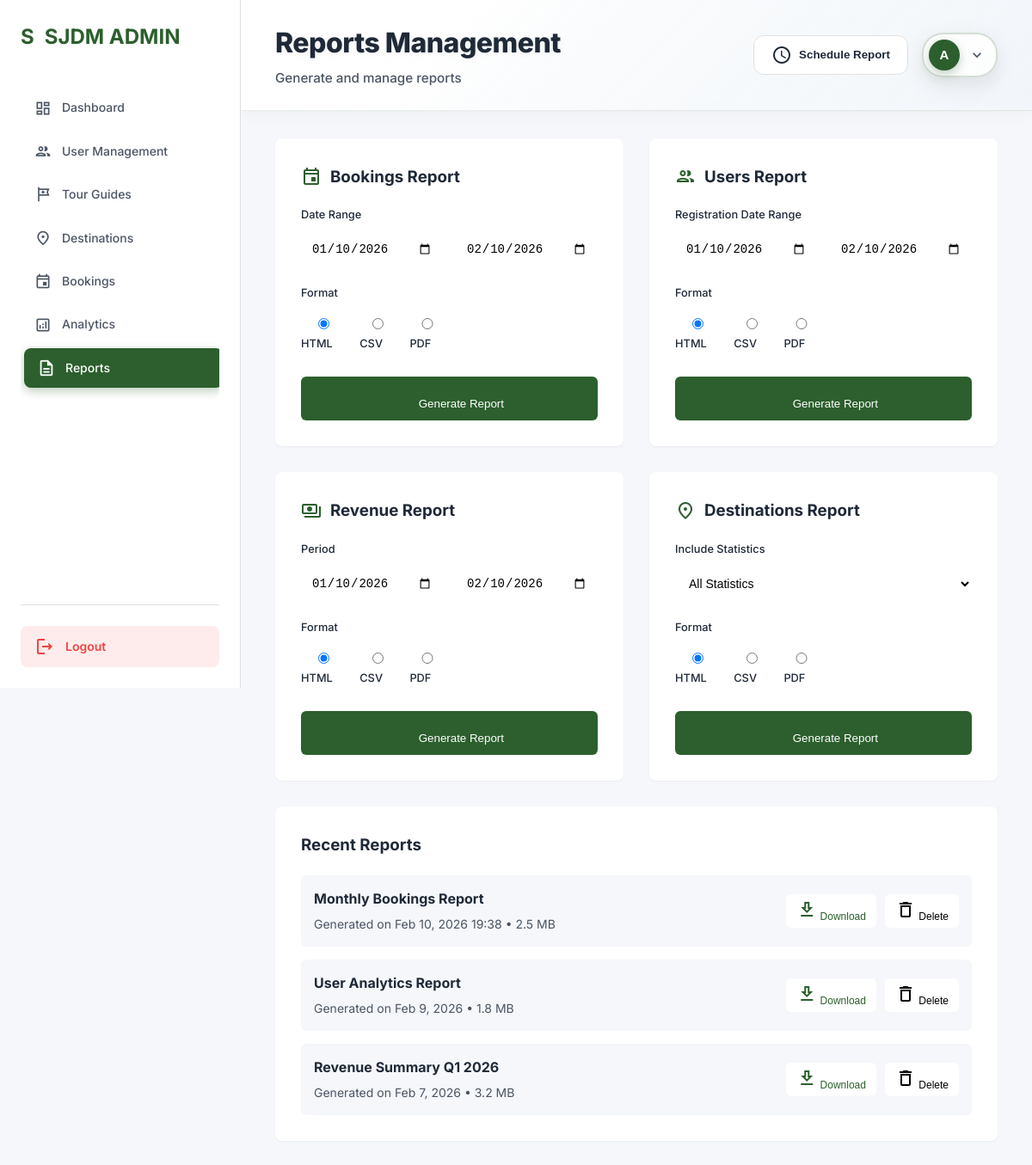
Screenshot of /admin/reports.php (signed in) with the database file from the repository.
### tables this page shows
CREATE TABLE `admin_menu_items` (
  `id` int(11) NOT NULL,
  `menu_name` varchar(100) NOT NULL,
  `menu_icon` varchar(50) DEFAULT NULL,
  `menu_url` varchar(200) NOT NULL,
  `display_order` int(11) DEFAULT 0,
  `is_active` tinyint(1) DEFAULT 1,
  `parent_id` int(11) DEFAULT 0,
  `created_at` timestamp NOT NULL DEFAULT current_timestamp(),
  `updated_at` timestamp NOT NULL DEFAULT current_timestamp() ON UPDATE current_timestamp()
);

### admin/reports.php (the view, shortened to what this page needs)
<?php
function getAdminConnection()
{
    return getDatabaseConnection();
}
$conn = getAdminConnection();
$dbSettings = [];
$result = $conn->query("SELECT setting_key, setting_value FROM admin_dashboard_settings");
if ($result) {
    while ($row = $result->fetch_assoc()) {
        $dbSettings[$row['setting_key']] = $row['setting_value'];
    }
}
$rSettings = [];
$result = $conn->query("SELECT setting_key, setting_value FROM report_settings");
if ($result) {
    while ($row = $result->fetch_assoc()) {
        $rSettings[$row['setting_key']] = $row['setting_value'];
    }
}
$logoText = $dbSettings['admin_logo_text'] ?? 'SJDM ADMIN';
$moduleTitle = $rSettings['module_title'] ?? 'Reports Management';
$moduleSubtitle = $rSettings['module_subtitle'] ?? 'Generate and download system reports';
$adminMark = $dbSettings['admin_mark_label'] ?? 'A';
$menuItems = [];
$result = $conn->query("SELECT * FROM admin_menu_items WHERE is_active = 1 ORDER BY display_order ASC");
if ($result) {
    while ($row = $result->fetch_assoc()) {
        $menuItems[] = $row;
    }
}
?>
<!DOCTYPE html>
<html lang="en">
<head>
    <link rel="stylesheet" href="admin-styles.css">
</head>
<body>
    <div class="admin-container">
        <aside class="sidebar">
            <div class="sidebar-header">
                <div class="logo">
                    <div class="mark-icon"><?php echo strtoupper(substr($logoText, 0, 1) ?: 'A'); ?></div>
                    <span><?php echo $logoText; ?></span>
                </div>
            </div>
            <nav class="sidebar-nav">
                <?php foreach ($menuItems as $item):
                    if (stripos($item['menu_name'], 'hotels') !== false || stripos($item['menu_url'], 'hotels') !== false ||
                        stripos($item['menu_name'], 'settings') !== false || stripos($item['menu_url'], 'settings') !== false) {
                        continue;
                    }
                    $isActive = basename($_SERVER['PHP_SELF']) == $item['menu_url'] ? 'active' : '';
                    ?>
                    <a href="<?php echo $item['menu_url']; ?>" class="nav-item <?php echo $isActive; ?>">
                        <span class="material-icons-outlined"><?php echo $item['menu_icon']; ?></span>
                        <span><?php echo $item['menu_name']; ?></span>
                    </a>
                <?php endforeach; ?>
            </nav>
            <div class="sidebar-footer">
                <a href="logout.php" class="logout-btn">
                    <span class="material-icons-outlined">logout</span>
                    <span>Logout</span>
                </a>
            </div>
        </aside>
        <main class="main-content">
            <header class="top-bar">
                <div class="page-title">
                    <h1><?php echo $moduleTitle; ?></h1>
                    <p><?php echo $moduleSubtitle; ?></p>
                </div>
                <div class="top-bar-actions">
                    <button class="btn-secondary" onclick="scheduleReport()">
                        <span class="material-icons-outlined">schedule</span>
                        Schedule Report
                    </button>
                    <div class="profile-dropdown">
                        <button class="profile-button" id="adminProfileButton">
                            <div class="profile-avatar"><?php echo isset($adminMark) ? substr($adminMark, 0, 1) : 'A'; ?></div>
                            <span class="material-icons-outlined">expand_more</span>
                        </button>
                    </div>
                </div>
            </header>
            <div class="content-area">
                <div class="reports-container">
                    <div class="report-card">
                        <h3>
                            <span class="material-icons-outlined">event</span>
                            Bookings Report
                        </h3>
                        <form method="POST">
                            <div class="form-group">
                                <label>Date Range</label>
                                <div class="date-range">
                                    <input type="date" name="start_date" placeholder="Start Date">
                                    <input type="date" name="end_date" placeholder="End Date">
                                </div>
                            </div>
                            <div class="form-group">
                                <label>Format</label>
                                <div class="format-options">
                                    <label class="format-option">
                                        <input type="radio" name="format" value="html" checked>
                                        HTML
                                    </label>
                                    <label class="format-option">
                                        <input type="radio" name="format" value="csv">
                                        CSV
                                    </label>
                                    <label class="format-option">
                                        <input type="radio" name="format" value="pdf">
                                        PDF
                                    </label>
                                </div>
                            </div>
                            <button type="submit" class="btn-generate">
                                <span class="material-icons-outlined">download</span>
                                Generate Report
                            </button>
                        </form>
                    </div>
                    <div class="report-card">
                        <h3>
                            <span class="material-icons-outlined">people</span>
                            Users Report
                        </h3>
                        <form method="POST">
                            <div class="form-group">
                                <label>Registration Date Range</label>
                                <div class="date-range">
                                    <input type="date" name="start_date" placeholder="Start Date">
                                    <input type="date" name="end_date" placeholder="End Date">
                                </div>
                            </div>
                            <div class="form-group">
                                <label>Format</label>
                                <div class="format-options">
                                    <label class="format-option">
                                        <input type="radio" name="format" value="html" checked>
                                        HTML
                                    </label>
                                    <label class="format-option">
                                        <input type="radio" name="format" value="csv">
                                        CSV
                                    </label>
                                    <label class="format-option">
                                        <input type="radio" name="format" value="pdf">
                                        PDF
                                    </label>
                                </div>
                            </div>
                            <button type="submit" class="btn-generate">
                                <span class="material-icons-outlined">download</span>
                                Generate Report
                            </button>
                        </form>
                    </div>
                    <div class="report-card">
                        <h3>
                            <span class="material-icons-outlined">payments</span>
                            Revenue Report
                        </h3>
                        <form method="POST">
                            <div class="form-group">
                                <label>Period</label>
                                <div class="date-range">
                                    <input type="date" name="start_date" placeholder="Start Date">
                                    <input type="date" name="end_date" placeholder="End Date">
                                </div>
                            </div>
                            <div class="form-group">
                                <label>Format</label>
                                <div class="format-options">
                                    <label class="format-option">
                                        <input type="radio" name="format" value="html" checked>
                                        HTML
                                    </label>
                                    <label class="format-option">
                                        <input type="radio" name="format" value="csv">
                                        CSV
                                    </label>
                                    <label class="format-option">
                                        <input type="radio" name="format" value="pdf">
                                        PDF
                                    </label>
                                </div>
                            </div>
                            <button type="submit" class="btn-generate">
                                <span class="material-icons-outlined">download</span>
                                Generate Report
                            </button>
                        </form>
                    </div>
                    <div class="report-card">
                        <h3>
                            <span class="material-icons-outlined">place</span>
                            Destinations Report
                        </h3>
                        <form method="POST">
                            <div class="form-group">
                                <label>Include Statistics</label>
                                <select name="include_stats">
                                    <option value="all">All Statistics</option>
                                </select>
                            </div>
                            <div class="form-group">
                                <label>Format</label>
                                <div class="format-options">
                                    <label class="format-option">
                                        <input type="radio" name="format" value="html" checked>
                                        HTML
                                    </label>
                                    <label class="format-option">
                                        <input type="radio" name="format" value="csv">
                                        CSV
                                    </label>
                                    <label class="format-option">
                                        <input type="radio" name="format" value="pdf">
                                        PDF
                                    </label>
                                </div>
                            </div>
                            <button type="submit" class="btn-generate">
                                <span class="material-icons-outlined">download</span>
                                Generate Report
                            </button>
                        </form>
                    </div>
                    <div class="recent-reports">
                        <h3>Recent Reports</h3>
                        <div class="reports-list">
                            <div class="report-item">
                                <div class="report-info">
                                    <h4>Monthly Bookings Report</h4>
                                    <p>Generated on <?php echo date('M j, Y H:i'); ?> • 2.5 MB</p>
                                </div>
                                <div class="report-actions">
                                    <button class="btn-small btn-download">
                                        <span class="material-icons-outlined">download</span>
                                        Download
                                    </button>
                                    <button class="btn-small">
                                        <span class="material-icons-outlined">delete</span>
                                        Delete
                                    </button>
                                </div>
                            </div>
                            <div class="report-item">
                                <div class="report-info">
                                    <h4>User Analytics Report</h4>
                                    <p>Generated on <?php echo date('M j, Y', strtotime('-1 day')); ?> • 1.8 MB</p>
                                </div>
                                <div class="report-actions">
                                    <button class="btn-small btn-download">
                                        <span class="material-icons-outlined">download</span>
                                        Download
                                    </button>
                                    <button class="btn-small">
                                        <span class="material-icons-outlined">delete</span>
                                        Delete
                                    </button>
                                </div>
                            </div>
                            <div class="report-item">
                                <div class="report-info">
                                    <h4>Revenue Summary Q1 2026</h4>
                                    <p>Generated on <?php echo date('M j, Y', strtotime('-3 days')); ?> • 3.2 MB</p>
                                </div>
                                <div class="report-actions">
                                    <button class="btn-small btn-download">
                                        <span class="material-icons-outlined">download</span>
                                        Download
                                    </button>
                                    <button class="btn-small">
                                        <span class="material-icons-outlined">delete</span>
                                        Delete
                                    </button>
                                </div>
                            </div>
                        </div>
                    </div>
                </div>
            </div>
        </main>
    </div>
</body>
</html>

### rows the page displays
admin_menu_items: menu_name "Dashboard"
admin_menu_items: menu_name "User Management"
admin_menu_items: menu_name "Tour Guides"
admin_menu_items: menu_name "Destinations"
admin_menu_items: menu_name "Bookings"
admin_menu_items: menu_name "Analytics"
admin_menu_items: menu_name "Reports"

### other values shown
substr($logoText, 0, 1) ?: 'A' "S"
$logoText "SJDM ADMIN"
$moduleTitle "Reports Management"
$moduleSubtitle "Generate and manage reports"
substr($adminMark, 0, 1) "A"
